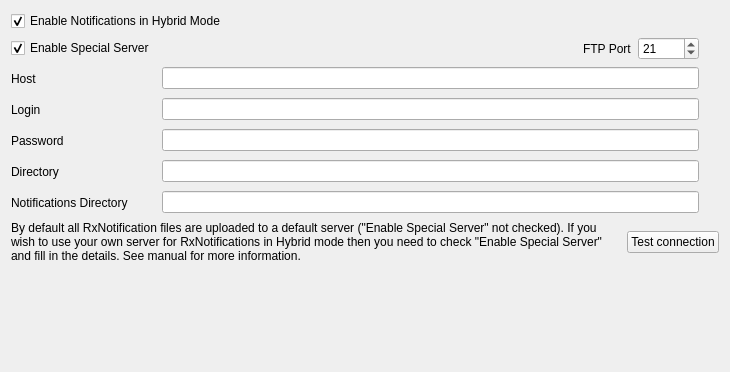
<?xml version="1.0" encoding="UTF-8"?>
<ui version="4.0">
 <class>hybridNotifyConfig</class>
 <widget class="QWidget" name="hybridNotifyConfig">
  <property name="geometry">
   <rect>
    <x>0</x>
    <y>0</y>
    <width>730</width>
    <height>372</height>
   </rect>
  </property>
  <property name="windowTitle">
   <string>Form</string>
  </property>
  <layout class="QVBoxLayout" name="verticalLayout">
   <item>
    <widget class="QCheckBox" name="enableHybridNotifyCheckBox">
     <property name="text">
      <string>Enable Notifications in Hybrid Mode </string>
     </property>
     <property name="checked">
      <bool>true</bool>
     </property>
    </widget>
   </item>
   <item>
    <layout class="QHBoxLayout" name="_3">
     <property name="spacing">
      <number>6</number>
     </property>
     <property name="leftMargin">
      <number>0</number>
     </property>
     <property name="topMargin">
      <number>0</number>
     </property>
     <property name="rightMargin">
      <number>0</number>
     </property>
     <property name="bottomMargin">
      <number>0</number>
     </property>
     <item>
      <widget class="QCheckBox" name="enableHybridNotifySpecialServerCheckBox">
       <property name="text">
        <string>Enable Special Server</string>
       </property>
       <property name="checked">
        <bool>true</bool>
       </property>
      </widget>
     </item>
     <item>
      <spacer>
       <property name="orientation">
        <enum>Qt::Horizontal</enum>
       </property>
       <property name="sizeType">
        <enum>QSizePolicy::Expanding</enum>
       </property>
       <property name="sizeHint" stdset="0">
        <size>
         <width>20</width>
         <height>20</height>
        </size>
       </property>
      </spacer>
     </item>
     <item>
      <widget class="QLabel" name="ftpPortLabel_2">
       <property name="text">
        <string>FTP Port</string>
       </property>
       <property name="wordWrap">
        <bool>false</bool>
       </property>
      </widget>
     </item>
     <item>
      <widget class="QSpinBox" name="hybridNotifyPortSpinBox">
       <property name="minimum">
        <number>1</number>
       </property>
       <property name="maximum">
        <number>10000</number>
       </property>
       <property name="value">
        <number>21</number>
       </property>
      </widget>
     </item>
     <item>
      <spacer>
       <property name="orientation">
        <enum>Qt::Horizontal</enum>
       </property>
       <property name="sizeType">
        <enum>QSizePolicy::Preferred</enum>
       </property>
       <property name="sizeHint" stdset="0">
        <size>
         <width>20</width>
         <height>20</height>
        </size>
       </property>
      </spacer>
     </item>
    </layout>
   </item>
   <item>
    <layout class="QHBoxLayout" name="_2">
     <property name="spacing">
      <number>6</number>
     </property>
     <property name="leftMargin">
      <number>0</number>
     </property>
     <property name="topMargin">
      <number>0</number>
     </property>
     <property name="rightMargin">
      <number>0</number>
     </property>
     <property name="bottomMargin">
      <number>0</number>
     </property>
     <item>
      <widget class="QLabel" name="hybridNotifyRemoteHostLabel">
       <property name="sizePolicy">
        <sizepolicy hsizetype="Fixed" vsizetype="Fixed">
         <horstretch>0</horstretch>
         <verstretch>0</verstretch>
        </sizepolicy>
       </property>
       <property name="minimumSize">
        <size>
         <width>145</width>
         <height>25</height>
        </size>
       </property>
       <property name="text">
        <string>Host</string>
       </property>
       <property name="wordWrap">
        <bool>false</bool>
       </property>
      </widget>
     </item>
     <item>
      <widget class="QLineEdit" name="hybridNotifyRemoteHostLineEdit"/>
     </item>
     <item>
      <spacer>
       <property name="orientation">
        <enum>Qt::Horizontal</enum>
       </property>
       <property name="sizeType">
        <enum>QSizePolicy::Preferred</enum>
       </property>
       <property name="sizeHint" stdset="0">
        <size>
         <width>20</width>
         <height>20</height>
        </size>
       </property>
      </spacer>
     </item>
    </layout>
   </item>
   <item>
    <layout class="QHBoxLayout" name="_7">
     <property name="spacing">
      <number>6</number>
     </property>
     <property name="leftMargin">
      <number>0</number>
     </property>
     <property name="topMargin">
      <number>0</number>
     </property>
     <property name="rightMargin">
      <number>0</number>
     </property>
     <property name="bottomMargin">
      <number>0</number>
     </property>
     <item>
      <widget class="QLabel" name="hybridNotifyLoginLabel">
       <property name="sizePolicy">
        <sizepolicy hsizetype="Fixed" vsizetype="Fixed">
         <horstretch>0</horstretch>
         <verstretch>0</verstretch>
        </sizepolicy>
       </property>
       <property name="minimumSize">
        <size>
         <width>145</width>
         <height>25</height>
        </size>
       </property>
       <property name="text">
        <string>Login</string>
       </property>
       <property name="wordWrap">
        <bool>false</bool>
       </property>
      </widget>
     </item>
     <item>
      <widget class="QLineEdit" name="hybridNotifyLoginLineEdit"/>
     </item>
     <item>
      <spacer>
       <property name="orientation">
        <enum>Qt::Horizontal</enum>
       </property>
       <property name="sizeType">
        <enum>QSizePolicy::Preferred</enum>
       </property>
       <property name="sizeHint" stdset="0">
        <size>
         <width>20</width>
         <height>20</height>
        </size>
       </property>
      </spacer>
     </item>
    </layout>
   </item>
   <item>
    <layout class="QHBoxLayout" name="_6">
     <property name="spacing">
      <number>6</number>
     </property>
     <property name="leftMargin">
      <number>0</number>
     </property>
     <property name="topMargin">
      <number>0</number>
     </property>
     <property name="rightMargin">
      <number>0</number>
     </property>
     <property name="bottomMargin">
      <number>0</number>
     </property>
     <item>
      <widget class="QLabel" name="hybridNotifyPasswordLabel">
       <property name="sizePolicy">
        <sizepolicy hsizetype="Fixed" vsizetype="Fixed">
         <horstretch>0</horstretch>
         <verstretch>0</verstretch>
        </sizepolicy>
       </property>
       <property name="minimumSize">
        <size>
         <width>145</width>
         <height>25</height>
        </size>
       </property>
       <property name="text">
        <string>Password</string>
       </property>
       <property name="wordWrap">
        <bool>false</bool>
       </property>
      </widget>
     </item>
     <item>
      <widget class="QLineEdit" name="hybridNotifyPasswordLineEdit">
       <property name="echoMode">
        <enum>QLineEdit::Password</enum>
       </property>
      </widget>
     </item>
     <item>
      <spacer>
       <property name="orientation">
        <enum>Qt::Horizontal</enum>
       </property>
       <property name="sizeType">
        <enum>QSizePolicy::Preferred</enum>
       </property>
       <property name="sizeHint" stdset="0">
        <size>
         <width>20</width>
         <height>20</height>
        </size>
       </property>
      </spacer>
     </item>
    </layout>
   </item>
   <item>
    <layout class="QHBoxLayout" name="_8">
     <property name="spacing">
      <number>6</number>
     </property>
     <property name="leftMargin">
      <number>0</number>
     </property>
     <property name="topMargin">
      <number>0</number>
     </property>
     <property name="rightMargin">
      <number>0</number>
     </property>
     <property name="bottomMargin">
      <number>0</number>
     </property>
     <item>
      <widget class="QLabel" name="hybridNotifyRemoteDirLabel">
       <property name="sizePolicy">
        <sizepolicy hsizetype="Fixed" vsizetype="Fixed">
         <horstretch>0</horstretch>
         <verstretch>0</verstretch>
        </sizepolicy>
       </property>
       <property name="minimumSize">
        <size>
         <width>145</width>
         <height>25</height>
        </size>
       </property>
       <property name="text">
        <string>Directory</string>
       </property>
       <property name="wordWrap">
        <bool>false</bool>
       </property>
      </widget>
     </item>
     <item>
      <widget class="QLineEdit" name="hybridNotifyRemoteDirLineEdit"/>
     </item>
     <item>
      <spacer>
       <property name="orientation">
        <enum>Qt::Horizontal</enum>
       </property>
       <property name="sizeType">
        <enum>QSizePolicy::Preferred</enum>
       </property>
       <property name="sizeHint" stdset="0">
        <size>
         <width>20</width>
         <height>20</height>
        </size>
       </property>
      </spacer>
     </item>
    </layout>
   </item>
   <item>
    <layout class="QHBoxLayout" name="_9">
     <property name="spacing">
      <number>6</number>
     </property>
     <property name="leftMargin">
      <number>0</number>
     </property>
     <property name="topMargin">
      <number>0</number>
     </property>
     <property name="rightMargin">
      <number>0</number>
     </property>
     <property name="bottomMargin">
      <number>0</number>
     </property>
     <item>
      <widget class="QLabel" name="hybridNotifyDirLabel_2">
       <property name="sizePolicy">
        <sizepolicy hsizetype="Fixed" vsizetype="Fixed">
         <horstretch>0</horstretch>
         <verstretch>0</verstretch>
        </sizepolicy>
       </property>
       <property name="minimumSize">
        <size>
         <width>145</width>
         <height>25</height>
        </size>
       </property>
       <property name="text">
        <string>Notifications Directory</string>
       </property>
       <property name="wordWrap">
        <bool>false</bool>
       </property>
      </widget>
     </item>
     <item>
      <widget class="QLineEdit" name="hybridNotifyDirLineEdit"/>
     </item>
     <item>
      <spacer>
       <property name="orientation">
        <enum>Qt::Horizontal</enum>
       </property>
       <property name="sizeType">
        <enum>QSizePolicy::Preferred</enum>
       </property>
       <property name="sizeHint" stdset="0">
        <size>
         <width>20</width>
         <height>20</height>
        </size>
       </property>
      </spacer>
     </item>
    </layout>
   </item>
   <item>
    <layout class="QHBoxLayout" name="horizontalLayout_2" stretch="1,0">
     <item>
      <widget class="QLabel" name="label">
       <property name="text">
        <string>&lt;html&gt;&lt;head/&gt;&lt;body&gt;&lt;p&gt;By default all RxNotification files are uploaded to a default server (&amp;quot;Enable Special Server&amp;quot;  not checked). If you wish to use your own server for RxNotifications in Hybrid mode then  you need to check &amp;quot;Enable Special Server&amp;quot; and fill in the details. See manual for more information.&lt;/p&gt;&lt;/body&gt;&lt;/html&gt;</string>
       </property>
       <property name="wordWrap">
        <bool>true</bool>
       </property>
      </widget>
     </item>
     <item>
      <widget class="QPushButton" name="testNotifyPushButton">
       <property name="text">
        <string>Test connection</string>
       </property>
      </widget>
     </item>
    </layout>
   </item>
   <item>
    <spacer name="spacer">
     <property name="orientation">
      <enum>Qt::Vertical</enum>
     </property>
     <property name="sizeType">
      <enum>QSizePolicy::Expanding</enum>
     </property>
     <property name="sizeHint" stdset="0">
      <size>
       <width>20</width>
       <height>38</height>
      </size>
     </property>
    </spacer>
   </item>
  </layout>
 </widget>
 <resources/>
 <connections/>
</ui>
